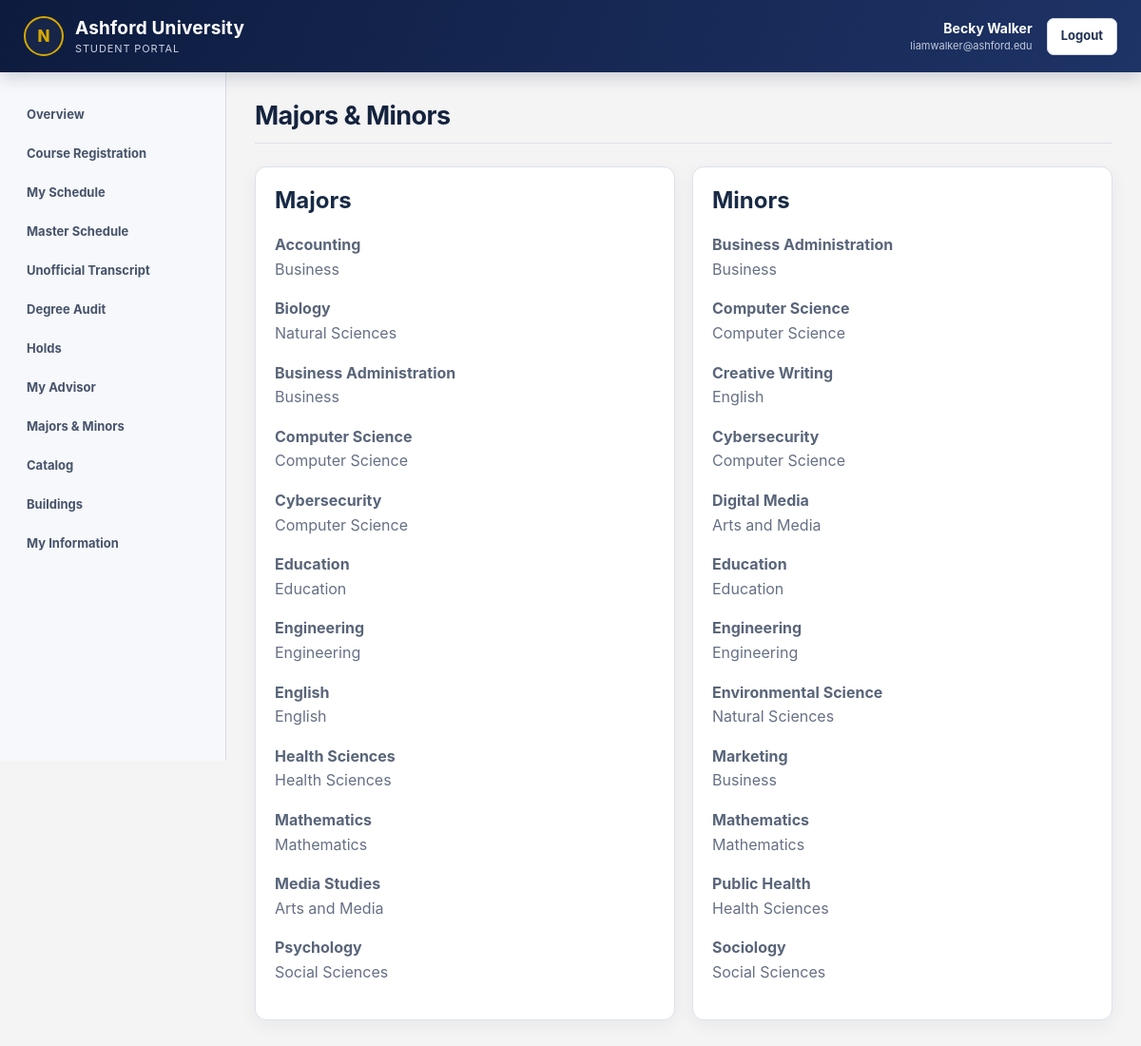
/student/programs.php (signed in), run on the app's committed database.
### tables this page shows
CREATE TABLE `major` (
  `major_ID` int(11) NOT NULL,
  `major_Name` varchar(100) NOT NULL,
  `dept_ID` int(11) NOT NULL
);

CREATE TABLE `department` (
  `dept_ID` int(11) NOT NULL,
  `dept_Name` varchar(100) NOT NULL,
  `office_ID` int(11) NOT NULL,
  `Email` varchar(255) NOT NULL,
  `Phone_No` varchar(20) NOT NULL,
  `chair_ID` int(11) NOT NULL,
  `dept_Manager` varchar(100) NOT NULL
);

CREATE TABLE `minor` (
  `minor_ID` int(11) NOT NULL,
  `minor_Name` varchar(100) NOT NULL,
  `dept_ID` int(11) NOT NULL
);

### includes/functions.php (called while the page is built, shortened)
<?php
function all_rows(
    PDO $pdo,
    string $sql,
    array $params = []
): array {
    $stmt = $pdo->prepare($sql);
    $stmt->execute();
    return $stmt->fetchAll();
}
?>

### includes/auth.php (called while the page is built, shortened)
<?php
function e($value): string
{
    return htmlspecialchars(
        (string) $value,
        ENT_QUOTES,
        'UTF-8'
    );
}
?>

### student/programs.php (the view, shortened to what this page needs)
<?php
require_once '../config/database.php';
require_once '../includes/layout.php';
require_once '../includes/functions.php';
$sql = "SELECT
            Major.major_Name,
            Department.dept_Name
        FROM Major
        JOIN Department
            ON Department.dept_ID = Major.dept_ID
        ORDER BY Major.major_Name";
$majors = all_rows(
    $pdo,
    $sql
);
$sql = "SELECT
            Minor.minor_Name,
            Department.dept_Name
        FROM Minor
        JOIN Department
            ON Department.dept_ID = Minor.dept_ID
        ORDER BY Minor.minor_Name";
$minors = all_rows(
    $pdo,
    $sql
);
?>
<div class="grid2">
    <div class="card">
        <h2>Majors</h2>
        <?php foreach ($majors as $major): ?>
            <p>
                <strong>
                    <?= e($major['major_Name']) ?>
                </strong>
                <br>
                <span class="muted">
                    <?= e($major['dept_Name']) ?>
                </span>
            </p>
        <?php endforeach; ?>
    </div>
    <div class="card">
        <h2>Minors</h2>
        <?php foreach ($minors as $minor): ?>
            <p>
                <strong>
                    <?= e($minor['minor_Name']) ?>
                </strong>
                <br>
                <span class="muted">
                    <?= e($minor['dept_Name']) ?>
                </span>
            </p>
        <?php endforeach; ?>
    </div>
</div>

### assets/css/style.css (style rules this page uses)
:root { --ashford-navy: #0d1b3e; --ashford-blue: #1e3366; --ashford-gold: #d6a800; --ashford-light: #f4f7fb; --ashford-text: #172238; --ashford-muted: #667085; --ashford-border: #dce2eb; }
* { box-sizing: border-box; }
body { margin: 0; font-family: Inter, Arial, Helvetica, sans-serif; background-color: #f4f4f4; color: #222; }
h1, h2, h3 { margin-top: 0; }
.muted { color: var(--ashford-muted); }
.card { margin: 0; padding: 20px; border: 1px solid #dce2eb; border-radius: 12px; background: white; box-shadow: 0 5px 18px rgba(25, 39, 66, 0.055); }
.card h2, .card h3 { color: #182a45; }
.card p { color: #596579; line-height: 1.6; }
.grid2 { display: grid; grid-template-columns: 1fr 1fr; gap: 18px; }

### data on the page
major: major_Name "Accounting", dept_ID.dept_Name "Business"
major: major_Name "Biology", dept_ID.dept_Name "Natural Sciences"
major: major_Name "Business Administration", dept_ID.dept_Name "Business"
major: major_Name "Computer Science", dept_ID.dept_Name "Computer Science"
major: major_Name "Cybersecurity", dept_ID.dept_Name "Computer Science"
major: major_Name "Education", dept_ID.dept_Name "Education"
major: major_Name "Engineering", dept_ID.dept_Name "Engineering"
major: major_Name "English", dept_ID.dept_Name "English"
major: major_Name "Health Sciences", dept_ID.dept_Name "Health Sciences"
major: major_Name "Mathematics", dept_ID.dept_Name "Mathematics"
major: major_Name "Media Studies", dept_ID.dept_Name "Arts and Media"
major: major_Name "Psychology", dept_ID.dept_Name "Social Sciences"
minor: minor_Name "Business Administration", dept_ID.dept_Name "Business"
minor: minor_Name "Computer Science", dept_ID.dept_Name "Computer Science"
minor: minor_Name "Creative Writing", dept_ID.dept_Name "English"
minor: minor_Name "Cybersecurity", dept_ID.dept_Name "Computer Science"
minor: minor_Name "Digital Media", dept_ID.dept_Name "Arts and Media"
minor: minor_Name "Education", dept_ID.dept_Name "Education"
minor: minor_Name "Engineering", dept_ID.dept_Name "Engineering"
minor: minor_Name "Environmental Science", dept_ID.dept_Name "Natural Sciences"
minor: minor_Name "Marketing", dept_ID.dept_Name "Business"
minor: minor_Name "Mathematics", dept_ID.dept_Name "Mathematics"
minor: minor_Name "Public Health", dept_ID.dept_Name "Health Sciences"
minor: minor_Name "Sociology", dept_ID.dept_Name "Social Sciences"

### other printed values
$portalName "STUDENT PORTAL"
$name "Becky Walker"
$email "liamwalker@ashford.edu"
$label "Overview"
$label "Course Registration"
$label "My Schedule"
$label "Master Schedule"
$label "Unofficial Transcript"
$label "Degree Audit"
$label "Holds"
$label "My Advisor"
$label "Majors & Minors"
$label "Catalog"
$label "Buildings"
$label "My Information"
